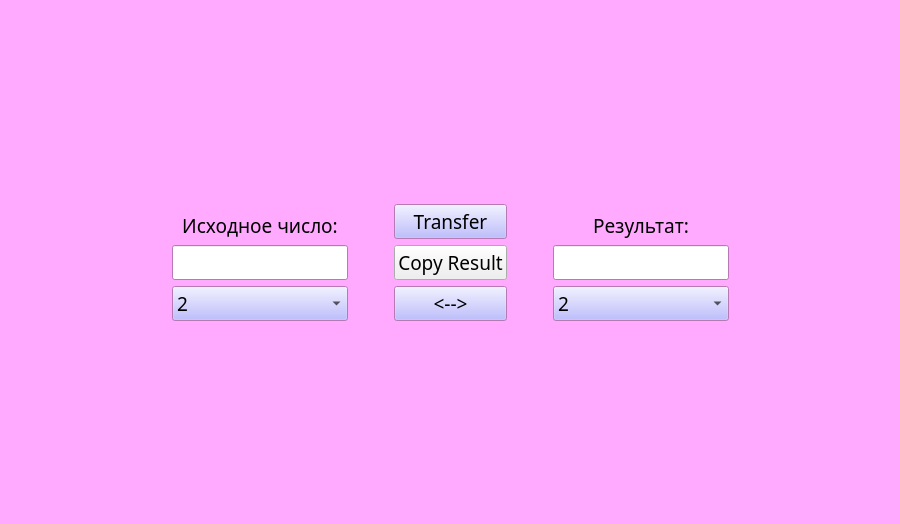
<?xml version="1.0" encoding="UTF-8"?>
<ui version="4.0">
 <class>MainWindow</class>
 <widget class="QMainWindow" name="MainWindow">
  <property name="geometry">
   <rect>
    <x>0</x>
    <y>0</y>
    <width>900</width>
    <height>524</height>
   </rect>
  </property>
  <property name="palette">
   <palette>
    <active>
     <colorrole role="WindowText">
      <brush brushstyle="SolidPattern">
       <color alpha="255">
        <red>0</red>
        <green>0</green>
        <blue>0</blue>
       </color>
      </brush>
     </colorrole>
     <colorrole role="Button">
      <brush brushstyle="SolidPattern">
       <color alpha="255">
        <red>170</red>
        <green>170</green>
        <blue>255</blue>
       </color>
      </brush>
     </colorrole>
     <colorrole role="Light">
      <brush brushstyle="SolidPattern">
       <color alpha="255">
        <red>255</red>
        <green>255</green>
        <blue>255</blue>
       </color>
      </brush>
     </colorrole>
     <colorrole role="Midlight">
      <brush brushstyle="SolidPattern">
       <color alpha="255">
        <red>255</red>
        <green>255</green>
        <blue>255</blue>
       </color>
      </brush>
     </colorrole>
     <colorrole role="Dark">
      <brush brushstyle="SolidPattern">
       <color alpha="255">
        <red>127</red>
        <green>85</green>
        <blue>127</blue>
       </color>
      </brush>
     </colorrole>
     <colorrole role="Mid">
      <brush brushstyle="SolidPattern">
       <color alpha="255">
        <red>170</red>
        <green>113</green>
        <blue>170</blue>
       </color>
      </brush>
     </colorrole>
     <colorrole role="Text">
      <brush brushstyle="SolidPattern">
       <color alpha="255">
        <red>0</red>
        <green>0</green>
        <blue>0</blue>
       </color>
      </brush>
     </colorrole>
     <colorrole role="BrightText">
      <brush brushstyle="SolidPattern">
       <color alpha="255">
        <red>255</red>
        <green>255</green>
        <blue>255</blue>
       </color>
      </brush>
     </colorrole>
     <colorrole role="ButtonText">
      <brush brushstyle="SolidPattern">
       <color alpha="255">
        <red>0</red>
        <green>0</green>
        <blue>0</blue>
       </color>
      </brush>
     </colorrole>
     <colorrole role="Base">
      <brush brushstyle="SolidPattern">
       <color alpha="255">
        <red>255</red>
        <green>255</green>
        <blue>255</blue>
       </color>
      </brush>
     </colorrole>
     <colorrole role="Window">
      <brush brushstyle="SolidPattern">
       <color alpha="255">
        <red>255</red>
        <green>170</green>
        <blue>255</blue>
       </color>
      </brush>
     </colorrole>
     <colorrole role="Shadow">
      <brush brushstyle="SolidPattern">
       <color alpha="255">
        <red>0</red>
        <green>0</green>
        <blue>0</blue>
       </color>
      </brush>
     </colorrole>
     <colorrole role="Highlight">
      <brush brushstyle="SolidPattern">
       <color alpha="255">
        <red>170</red>
        <green>170</green>
        <blue>255</blue>
       </color>
      </brush>
     </colorrole>
     <colorrole role="HighlightedText">
      <brush brushstyle="SolidPattern">
       <color alpha="255">
        <red>85</red>
        <green>0</green>
        <blue>127</blue>
       </color>
      </brush>
     </colorrole>
     <colorrole role="AlternateBase">
      <brush brushstyle="SolidPattern">
       <color alpha="255">
        <red>170</red>
        <green>255</green>
        <blue>255</blue>
       </color>
      </brush>
     </colorrole>
     <colorrole role="ToolTipBase">
      <brush brushstyle="SolidPattern">
       <color alpha="255">
        <red>255</red>
        <green>255</green>
        <blue>220</blue>
       </color>
      </brush>
     </colorrole>
     <colorrole role="ToolTipText">
      <brush brushstyle="SolidPattern">
       <color alpha="255">
        <red>0</red>
        <green>0</green>
        <blue>0</blue>
       </color>
      </brush>
     </colorrole>
     <colorrole role="PlaceholderText">
      <brush brushstyle="SolidPattern">
       <color alpha="127">
        <red>0</red>
        <green>0</green>
        <blue>0</blue>
       </color>
      </brush>
     </colorrole>
     <colorrole role="Accent">
      <brush brushstyle="SolidPattern">
       <color alpha="255">
        <red>255</red>
        <green>255</green>
        <blue>255</blue>
       </color>
      </brush>
     </colorrole>
    </active>
    <inactive>
     <colorrole role="WindowText">
      <brush brushstyle="SolidPattern">
       <color alpha="255">
        <red>0</red>
        <green>0</green>
        <blue>0</blue>
       </color>
      </brush>
     </colorrole>
     <colorrole role="Button">
      <brush brushstyle="SolidPattern">
       <color alpha="255">
        <red>170</red>
        <green>170</green>
        <blue>255</blue>
       </color>
      </brush>
     </colorrole>
     <colorrole role="Light">
      <brush brushstyle="SolidPattern">
       <color alpha="255">
        <red>255</red>
        <green>255</green>
        <blue>255</blue>
       </color>
      </brush>
     </colorrole>
     <colorrole role="Midlight">
      <brush brushstyle="SolidPattern">
       <color alpha="255">
        <red>255</red>
        <green>212</green>
        <blue>255</blue>
       </color>
      </brush>
     </colorrole>
     <colorrole role="Dark">
      <brush brushstyle="SolidPattern">
       <color alpha="255">
        <red>127</red>
        <green>85</green>
        <blue>127</blue>
       </color>
      </brush>
     </colorrole>
     <colorrole role="Mid">
      <brush brushstyle="SolidPattern">
       <color alpha="255">
        <red>170</red>
        <green>113</green>
        <blue>170</blue>
       </color>
      </brush>
     </colorrole>
     <colorrole role="Text">
      <brush brushstyle="SolidPattern">
       <color alpha="255">
        <red>0</red>
        <green>0</green>
        <blue>0</blue>
       </color>
      </brush>
     </colorrole>
     <colorrole role="BrightText">
      <brush brushstyle="SolidPattern">
       <color alpha="255">
        <red>255</red>
        <green>255</green>
        <blue>255</blue>
       </color>
      </brush>
     </colorrole>
     <colorrole role="ButtonText">
      <brush brushstyle="SolidPattern">
       <color alpha="255">
        <red>0</red>
        <green>0</green>
        <blue>0</blue>
       </color>
      </brush>
     </colorrole>
     <colorrole role="Base">
      <brush brushstyle="SolidPattern">
       <color alpha="255">
        <red>255</red>
        <green>255</green>
        <blue>255</blue>
       </color>
      </brush>
     </colorrole>
     <colorrole role="Window">
      <brush brushstyle="SolidPattern">
       <color alpha="255">
        <red>255</red>
        <green>170</green>
        <blue>255</blue>
       </color>
      </brush>
     </colorrole>
     <colorrole role="Shadow">
      <brush brushstyle="SolidPattern">
       <color alpha="255">
        <red>0</red>
        <green>0</green>
        <blue>0</blue>
       </color>
      </brush>
     </colorrole>
     <colorrole role="Highlight">
      <brush brushstyle="SolidPattern">
       <color alpha="255">
        <red>170</red>
        <green>170</green>
        <blue>255</blue>
       </color>
      </brush>
     </colorrole>
     <colorrole role="HighlightedText">
      <brush brushstyle="SolidPattern">
       <color alpha="255">
        <red>85</red>
        <green>0</green>
        <blue>127</blue>
       </color>
      </brush>
     </colorrole>
     <colorrole role="AlternateBase">
      <brush brushstyle="SolidPattern">
       <color alpha="255">
        <red>255</red>
        <green>212</green>
        <blue>255</blue>
       </color>
      </brush>
     </colorrole>
     <colorrole role="ToolTipBase">
      <brush brushstyle="SolidPattern">
       <color alpha="255">
        <red>255</red>
        <green>255</green>
        <blue>220</blue>
       </color>
      </brush>
     </colorrole>
     <colorrole role="ToolTipText">
      <brush brushstyle="SolidPattern">
       <color alpha="255">
        <red>0</red>
        <green>0</green>
        <blue>0</blue>
       </color>
      </brush>
     </colorrole>
     <colorrole role="PlaceholderText">
      <brush brushstyle="SolidPattern">
       <color alpha="127">
        <red>0</red>
        <green>0</green>
        <blue>0</blue>
       </color>
      </brush>
     </colorrole>
     <colorrole role="Accent">
      <brush brushstyle="SolidPattern">
       <color alpha="255">
        <red>255</red>
        <green>255</green>
        <blue>255</blue>
       </color>
      </brush>
     </colorrole>
    </inactive>
    <disabled>
     <colorrole role="WindowText">
      <brush brushstyle="SolidPattern">
       <color alpha="255">
        <red>127</red>
        <green>85</green>
        <blue>127</blue>
       </color>
      </brush>
     </colorrole>
     <colorrole role="Button">
      <brush brushstyle="SolidPattern">
       <color alpha="255">
        <red>170</red>
        <green>170</green>
        <blue>255</blue>
       </color>
      </brush>
     </colorrole>
     <colorrole role="Light">
      <brush brushstyle="SolidPattern">
       <color alpha="255">
        <red>255</red>
        <green>255</green>
        <blue>255</blue>
       </color>
      </brush>
     </colorrole>
     <colorrole role="Midlight">
      <brush brushstyle="SolidPattern">
       <color alpha="255">
        <red>255</red>
        <green>212</green>
        <blue>255</blue>
       </color>
      </brush>
     </colorrole>
     <colorrole role="Dark">
      <brush brushstyle="SolidPattern">
       <color alpha="255">
        <red>127</red>
        <green>85</green>
        <blue>127</blue>
       </color>
      </brush>
     </colorrole>
     <colorrole role="Mid">
      <brush brushstyle="SolidPattern">
       <color alpha="255">
        <red>170</red>
        <green>113</green>
        <blue>170</blue>
       </color>
      </brush>
     </colorrole>
     <colorrole role="Text">
      <brush brushstyle="SolidPattern">
       <color alpha="255">
        <red>127</red>
        <green>85</green>
        <blue>127</blue>
       </color>
      </brush>
     </colorrole>
     <colorrole role="BrightText">
      <brush brushstyle="SolidPattern">
       <color alpha="255">
        <red>255</red>
        <green>255</green>
        <blue>255</blue>
       </color>
      </brush>
     </colorrole>
     <colorrole role="ButtonText">
      <brush brushstyle="SolidPattern">
       <color alpha="255">
        <red>127</red>
        <green>85</green>
        <blue>127</blue>
       </color>
      </brush>
     </colorrole>
     <colorrole role="Base">
      <brush brushstyle="SolidPattern">
       <color alpha="255">
        <red>255</red>
        <green>170</green>
        <blue>255</blue>
       </color>
      </brush>
     </colorrole>
     <colorrole role="Window">
      <brush brushstyle="SolidPattern">
       <color alpha="255">
        <red>255</red>
        <green>170</green>
        <blue>255</blue>
       </color>
      </brush>
     </colorrole>
     <colorrole role="Shadow">
      <brush brushstyle="SolidPattern">
       <color alpha="255">
        <red>0</red>
        <green>0</green>
        <blue>0</blue>
       </color>
      </brush>
     </colorrole>
     <colorrole role="HighlightedText">
      <brush brushstyle="SolidPattern">
       <color alpha="255">
        <red>85</red>
        <green>0</green>
        <blue>127</blue>
       </color>
      </brush>
     </colorrole>
     <colorrole role="AlternateBase">
      <brush brushstyle="SolidPattern">
       <color alpha="255">
        <red>255</red>
        <green>170</green>
        <blue>255</blue>
       </color>
      </brush>
     </colorrole>
     <colorrole role="ToolTipBase">
      <brush brushstyle="SolidPattern">
       <color alpha="255">
        <red>255</red>
        <green>255</green>
        <blue>220</blue>
       </color>
      </brush>
     </colorrole>
     <colorrole role="ToolTipText">
      <brush brushstyle="SolidPattern">
       <color alpha="255">
        <red>0</red>
        <green>0</green>
        <blue>0</blue>
       </color>
      </brush>
     </colorrole>
     <colorrole role="PlaceholderText">
      <brush brushstyle="SolidPattern">
       <color alpha="127">
        <red>127</red>
        <green>85</green>
        <blue>127</blue>
       </color>
      </brush>
     </colorrole>
     <colorrole role="Accent">
      <brush brushstyle="SolidPattern">
       <color alpha="255">
        <red>255</red>
        <green>246</green>
        <blue>255</blue>
       </color>
      </brush>
     </colorrole>
    </disabled>
   </palette>
  </property>
  <property name="font">
   <font>
    <family>Klukva</family>
    <pointsize>14</pointsize>
   </font>
  </property>
  <property name="cursor">
   <cursorShape>PointingHandCursor</cursorShape>
  </property>
  <property name="windowTitle">
   <string>Converter</string>
  </property>
  <property name="styleSheet">
   <string notr="true"/>
  </property>
  <widget class="QWidget" name="centralwidget">
   <layout class="QGridLayout" name="gridLayout">
    <item row="3" column="1">
     <spacer name="verticalSpacer_2">
      <property name="orientation">
       <enum>Qt::Orientation::Vertical</enum>
      </property>
      <property name="sizeHint" stdset="0">
       <size>
        <width>20</width>
        <height>40</height>
       </size>
      </property>
     </spacer>
    </item>
    <item row="2" column="1">
     <layout class="QHBoxLayout" name="horizontalLayout">
      <item>
       <layout class="QVBoxLayout" name="verticalLayout">
        <item>
         <widget class="QLabel" name="currentNumberLabel">
          <property name="text">
           <string>Исходное число:</string>
          </property>
          <property name="alignment">
           <set>Qt::AlignmentFlag::AlignBottom|Qt::AlignmentFlag::AlignHCenter</set>
          </property>
         </widget>
        </item>
        <item>
         <widget class="QLineEdit" name="currentNumberLineEdit">
          <property name="enabled">
           <bool>true</bool>
          </property>
          <property name="sizePolicy">
           <sizepolicy hsizetype="Expanding" vsizetype="Fixed">
            <horstretch>15</horstretch>
            <verstretch>0</verstretch>
           </sizepolicy>
          </property>
          <property name="maximumSize">
           <size>
            <width>16777215</width>
            <height>16777215</height>
           </size>
          </property>
         </widget>
        </item>
        <item>
         <widget class="QComboBox" name="currentSystemComboBox">
          <item>
           <property name="text">
            <string>2</string>
           </property>
          </item>
          <item>
           <property name="text">
            <string>10</string>
           </property>
          </item>
          <item>
           <property name="text">
            <string>16</string>
           </property>
          </item>
         </widget>
        </item>
       </layout>
      </item>
      <item>
       <spacer name="horizontalSpacer_3">
        <property name="orientation">
         <enum>Qt::Orientation::Horizontal</enum>
        </property>
        <property name="sizeHint" stdset="0">
         <size>
          <width>40</width>
          <height>20</height>
         </size>
        </property>
       </spacer>
      </item>
      <item>
       <layout class="QVBoxLayout" name="verticalLayout_4">
        <item>
         <widget class="QPushButton" name="transferButton">
          <property name="text">
           <string>Transfer</string>
          </property>
         </widget>
        </item>
        <item>
         <widget class="QPushButton" name="copyButton">
          <property name="styleSheet">
           <string notr="true">color:rgb(0, 0, 0)</string>
          </property>
          <property name="text">
           <string>Copy Result</string>
          </property>
         </widget>
        </item>
        <item>
         <widget class="QPushButton" name="reverseButton">
          <property name="text">
           <string>&lt;--&gt;</string>
          </property>
         </widget>
        </item>
       </layout>
      </item>
      <item>
       <spacer name="horizontalSpacer_4">
        <property name="orientation">
         <enum>Qt::Orientation::Horizontal</enum>
        </property>
        <property name="sizeHint" stdset="0">
         <size>
          <width>40</width>
          <height>20</height>
         </size>
        </property>
       </spacer>
      </item>
      <item>
       <layout class="QVBoxLayout" name="verticalLayout_2">
        <item>
         <widget class="QLabel" name="finalNumberLabel">
          <property name="text">
           <string>Результат:</string>
          </property>
          <property name="alignment">
           <set>Qt::AlignmentFlag::AlignBottom|Qt::AlignmentFlag::AlignHCenter</set>
          </property>
         </widget>
        </item>
        <item>
         <widget class="QLineEdit" name="finalNumberLineEdit">
          <property name="enabled">
           <bool>true</bool>
          </property>
          <property name="sizePolicy">
           <sizepolicy hsizetype="Expanding" vsizetype="Fixed">
            <horstretch>15</horstretch>
            <verstretch>0</verstretch>
           </sizepolicy>
          </property>
          <property name="maximumSize">
           <size>
            <width>16777215</width>
            <height>16777215</height>
           </size>
          </property>
          <property name="readOnly">
           <bool>true</bool>
          </property>
         </widget>
        </item>
        <item>
         <widget class="QComboBox" name="newSystemComboBox">
          <property name="palette">
           <palette>
            <active>
             <colorrole role="Dark">
              <brush brushstyle="SolidPattern">
               <color alpha="255">
                <red>255</red>
                <green>170</green>
                <blue>255</blue>
               </color>
              </brush>
             </colorrole>
             <colorrole role="Mid">
              <brush brushstyle="SolidPattern">
               <color alpha="255">
                <red>255</red>
                <green>170</green>
                <blue>255</blue>
               </color>
              </brush>
             </colorrole>
            </active>
            <inactive>
             <colorrole role="Dark">
              <brush brushstyle="SolidPattern">
               <color alpha="255">
                <red>255</red>
                <green>170</green>
                <blue>255</blue>
               </color>
              </brush>
             </colorrole>
             <colorrole role="Mid">
              <brush brushstyle="SolidPattern">
               <color alpha="255">
                <red>255</red>
                <green>170</green>
                <blue>255</blue>
               </color>
              </brush>
             </colorrole>
            </inactive>
            <disabled>
             <colorrole role="WindowText">
              <brush brushstyle="SolidPattern">
               <color alpha="255">
                <red>255</red>
                <green>170</green>
                <blue>255</blue>
               </color>
              </brush>
             </colorrole>
             <colorrole role="Dark">
              <brush brushstyle="SolidPattern">
               <color alpha="255">
                <red>255</red>
                <green>170</green>
                <blue>255</blue>
               </color>
              </brush>
             </colorrole>
             <colorrole role="Mid">
              <brush brushstyle="SolidPattern">
               <color alpha="255">
                <red>255</red>
                <green>170</green>
                <blue>255</blue>
               </color>
              </brush>
             </colorrole>
             <colorrole role="Text">
              <brush brushstyle="SolidPattern">
               <color alpha="255">
                <red>255</red>
                <green>170</green>
                <blue>255</blue>
               </color>
              </brush>
             </colorrole>
             <colorrole role="ButtonText">
              <brush brushstyle="SolidPattern">
               <color alpha="255">
                <red>255</red>
                <green>170</green>
                <blue>255</blue>
               </color>
              </brush>
             </colorrole>
            </disabled>
           </palette>
          </property>
          <item>
           <property name="text">
            <string>2</string>
           </property>
          </item>
          <item>
           <property name="text">
            <string>10</string>
           </property>
          </item>
          <item>
           <property name="text">
            <string>16</string>
           </property>
          </item>
         </widget>
        </item>
       </layout>
      </item>
     </layout>
    </item>
    <item row="0" column="1">
     <spacer name="verticalSpacer">
      <property name="orientation">
       <enum>Qt::Orientation::Vertical</enum>
      </property>
      <property name="sizeHint" stdset="0">
       <size>
        <width>20</width>
        <height>40</height>
       </size>
      </property>
     </spacer>
    </item>
    <item row="2" column="2">
     <spacer name="horizontalSpacer">
      <property name="orientation">
       <enum>Qt::Orientation::Horizontal</enum>
      </property>
      <property name="sizeHint" stdset="0">
       <size>
        <width>20</width>
        <height>20</height>
       </size>
      </property>
     </spacer>
    </item>
    <item row="2" column="0">
     <spacer name="horizontalSpacer_2">
      <property name="orientation">
       <enum>Qt::Orientation::Horizontal</enum>
      </property>
      <property name="sizeHint" stdset="0">
       <size>
        <width>20</width>
        <height>20</height>
       </size>
      </property>
     </spacer>
    </item>
   </layout>
  </widget>
 </widget>
 <resources/>
 <connections/>
</ui>
